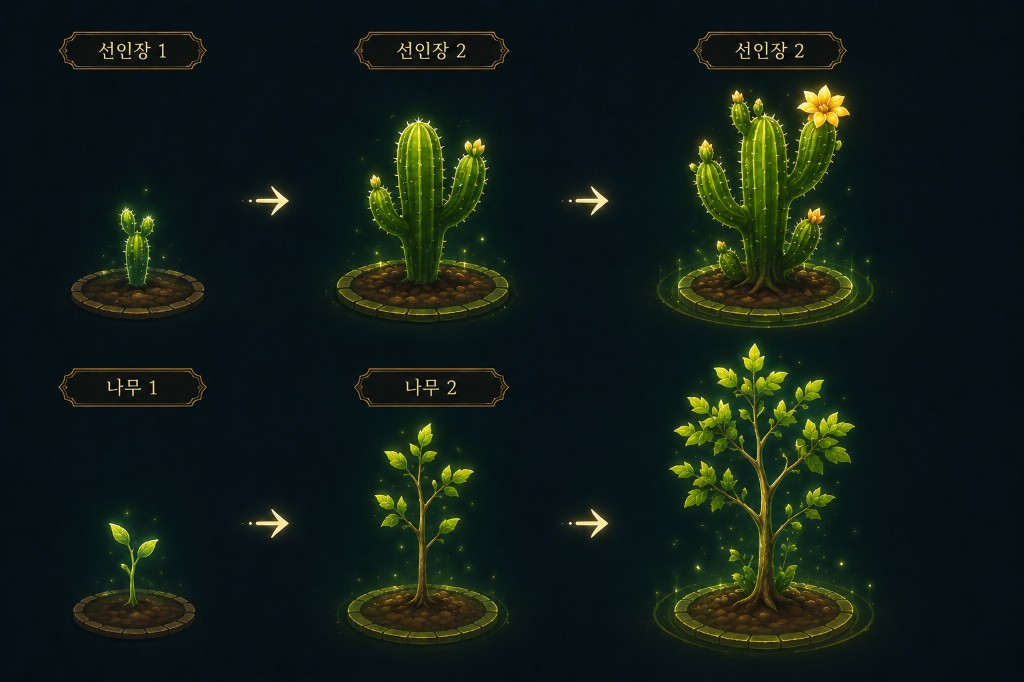
#> input picture assets/tree-cactus-stage-sheet.png, 1024 x 682 px
$ python build_tree_cactus_stage_images.py
#> lines starting #> are read from the running program, lines starting #| are printed output that depends on the picture
"""
참고 시트(상단 선인장·하단 나무, 각 3열)에서 4·5단만 잘라
이미지/cactus-stage4-front.png, cactus-stage5-front.png,
이미지/tree-stage4-front.png, tree-stage5-front.png 로 저장.

열 1·2(중·우)만 수동 bbox로 잘라 화살표·인접 스프라이트를 제외하고,
배경 투명화 후 발밑 중심으로 재정렬한다.
"""
from __future__ import annotations

import json
from pathlib import Path

from PIL import Image

ROOT = Path(__file__).resolve().parent.parent
ASSETS = ROOT / "assets"
SRC = ASSETS / "tree-cactus-stage-sheet.png"
OUT_DIR = ROOT / "이미지"
PAD = 8

# (left, top, right, bottom) in source sheet pixels — excludes arrows and labels
MANUAL_CROPS: dict[str, tuple[int, int, int, int]] = {
    "cactus-stage4-front": (365, 95, 568, 338),
    "cactus-stage5-front": (688, 95, 962, 338),
    "tree-stage4-front": (365, 419, 568, 664),
    "tree-stage5-front": (688, 419, 962, 664),
}


def key_near_black(im: Image.Image) -> Image.Image:
    im = im.convert("RGBA")
    px = im.load()
    w, h = im.size
    for y in range(h):
        for x in range(w):
            r, g, b, a = px[x, y]
            if a == 0:
                continue
            lum = r + g + b
            if lum < 52 and max(r, g, b) < 32:
                px[x, y] = (0, 0, 0, 0)
                continue
            if lum < 72 and max(r, g, b) < 48 and abs(r - g) < 12 and abs(g - b) < 12:
                px[x, y] = (0, 0, 0, 0)
    return im


def remove_yellow_arrow(im: Image.Image) -> Image.Image:
    im = im.convert("RGBA")
    px = im.load()
    w, h = im.size
    for y in range(h):
        for x in range(w):
            r, g, b, a = px[x, y]
            if a > 0 and r > 170 and g > 130 and b < 100 and r + g + b > 300:
                px[x, y] = (0, 0, 0, 0)
    return im


def alpha_bbox(im: Image.Image, alpha_threshold: int = 12) -> tuple[int, int, int, int] | None:
    px = im.load()
    w, h = im.size
    l, t, r, b = w, h, 0, 0
    found = False
    for y in range(h):
        for x in range(w):
            if px[x, y][3] >= alpha_threshold:
                found = True
                l = min(l, x)
                t = min(t, y)
                r = max(r, x + 1)
                b = max(b, y + 1)
    if not found:
        return None
    return l, t, r, b


def trim_alpha(im: Image.Image, pad: int = 4) -> Image.Image:
    bb = alpha_bbox(im)
    if not bb:
        return im
    l, t, r, b = bb
    l = max(0, l - pad)
    t = max(0, t - pad)
    r = min(im.width, r + pad)
    b = min(im.height, b + pad)
    return im.crop((l, t, r, b))


def foot_center_x(im: Image.Image) -> float:
    px = im.load()
    w, h = im.size
    y0 = int(h * 0.76)
    sx = sa = 0.0
    for y in range(y0, h):
        for x in range(w):
            a = px[x, y][3]
            if a < 24:
                continue
            sx += x * a
            sa += a
    if sa <= 0:
        bb = alpha_bbox(im)
        if not bb:
            return w / 2
        return (bb[0] + bb[2]) / 2
    return sx / sa


def recenter_on_foot(im: Image.Image, pad: int = PAD) -> Image.Image:
    im = trim_alpha(im)
    im = im.convert("RGBA")
    w, h = im.size
    bb = alpha_bbox(im)
    if bb:
        l, t, r, b = bb
        im = im.crop(bb)
        w, h = im.size
    cx = foot_center_x(im)
    new_w = max(w, int(round(cx * 2)), int(round((w - cx) * 2))) + pad * 2
    out = Image.new("RGBA", (new_w, h + pad), (0, 0, 0, 0))
    paste_x = int(round(new_w / 2 - cx))
    out.paste(im, (paste_x, 0), im)
    return out


def compute_anchor(im: Image.Image) -> dict[str, float | int]:
    w, h = im.size
    bb = alpha_bbox(im)
    foot_y = bb[3] if bb else h
    return {
        "srcW": w,
        "srcH": h,
        "centerX": round(w / 2, 1),
        "footY": foot_y,
    }


def process_patch(patch: Image.Image) -> Image.Image:
    out = key_near_black(patch)
    out = remove_yellow_arrow(out)
    out = trim_alpha(out)
    return recenter_on_foot(out)


def main() -> None:
    if not SRC.is_file():
        raise SystemExit("missing source image: " + str(SRC))
    im = Image.open(SRC).convert("RGBA")
    OUT_DIR.mkdir(parents=True, exist_ok=True)
    anchors: dict[str, dict[str, dict[str, float | int]]] = {"cactus": {}, "tree": {}}
    for name, box in MANUAL_CROPS.items():
        out = process_patch(im.crop(box))
        path = OUT_DIR / f"{name}.png"
        out.save(path, optimize=True)
        kind = "tree" if name.startswith("tree") else "cactus"
        tier = 4 if "stage4" in name else 5
        anchor = compute_anchor(out)
        anchors[kind][tier] = anchor
        print("wrote", path, out.size, anchor)
#> this loop made 4 passes
#> (foot_y in compute_anchor, anchor) on passes 1 to 4: (243, {'srcW': 265, 'srcH': 251, 'centerX': 132.5, 'footY': 243}), (243, {'srcW': 269, 'srcH': 251, 'centerX': 134.5, 'footY': 243}), (241, {'srcW': 270, 'srcH': 249, 'centerX': 135, 'footY': 241}), (245, {'srcW': 245, 'srcH': 253, 'centerX': 122.5, 'footY': 245})
#| wrote 이미지/cactus-stage4-front.png (265, 251) {'srcW': 265, 'srcH': 251, 'centerX': 132.5, 'footY': 243}
#| wrote 이미지/cactus-stage5-front.png (269, 251) {'srcW': 269, 'srcH': 251, 'centerX': 134.5, 'footY': 243}
#| wrote 이미지/tree-stage4-front.png (270, 249) {'srcW': 270, 'srcH': 249, 'centerX': 135.0, 'footY': 241}
#| wrote 이미지/tree-stage5-front.png (245, 253) {'srcW': 245, 'srcH': 253, 'centerX': 122.5, 'footY': 245}
#> pass 1, in key_near_black, `im = im.convert("RGBA")`:
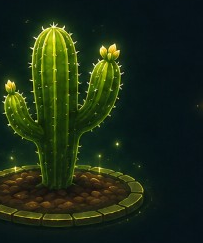
#> im: PIL image 203x243 RGBA; mean R, G, B, A 29, 43.1, 21.7, 255
#> pass 1, in process_patch, `out = key_near_black(patch)`:
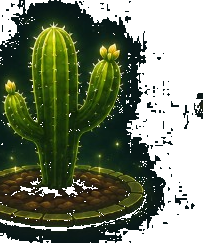
#> out: PIL image 203x243 RGBA; mean R, G, B, A 26.5, 36.3, 13.9, 165.6; transparent parts drawn white
#> after the loop:
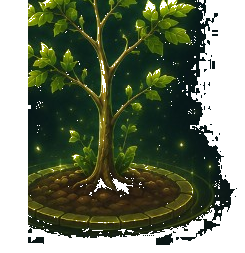
#> out: PIL image 245x253 RGBA; mean R, G, B, A 27.7, 37.4, 15.5, 171.5; transparent parts drawn white
#> after the loop, anchors = 2 items
    print("\nMATURE_SPRITE_ANCHORS patch (tree/cactus):")
    print(json.dumps(anchors, indent=2))
#> (printed output is left out)


if __name__ == "__main__":
    main()

$ run again, with assets/sprout-growth-sheet.png copied over assets/tree-cactus-stage-sheet.png
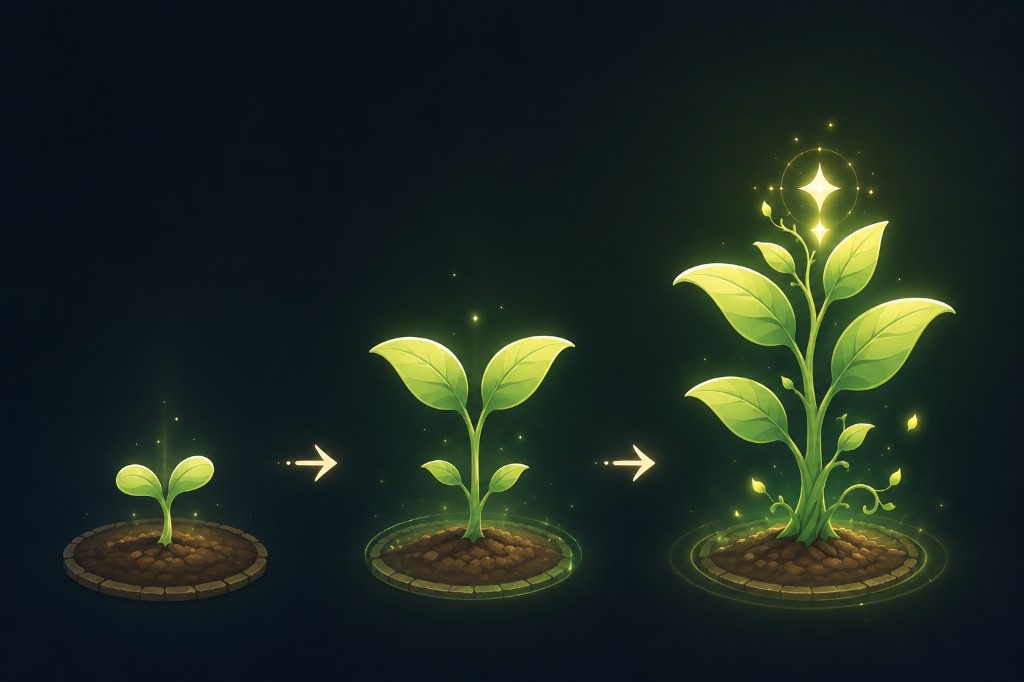
#> input picture assets/sprout-growth-sheet.png, 1024 x 682 px
#> the loop in main, `for name, box in MANUAL_CROPS.items():` made 4 passes
#> foot_y in compute_anchor on passes 1 to 4: 162, 243, 205, 217
#> (printed output is left out)
#> pass 1, in process_patch, `out = trim_alpha(out)`:
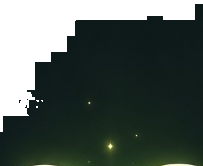
#> out: PIL image 203x166 RGBA; mean R, G, B, A 15.9, 26.3, 21.7, 191.1; transparent parts drawn white
#> after the loop in main, `for name, box in MANUAL_CROPS.items():`:
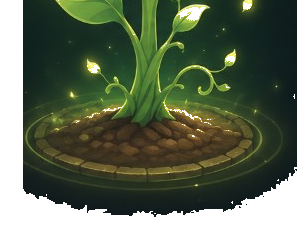
#> out: PIL image 305x225 RGBA; mean R, G, B, A 40.9, 52.5, 30.6, 206.3; transparent parts drawn white
#> after the loop in main, `for name, box in MANUAL_CROPS.items():`: anchors = 2 items
#> (printed output is left out)
